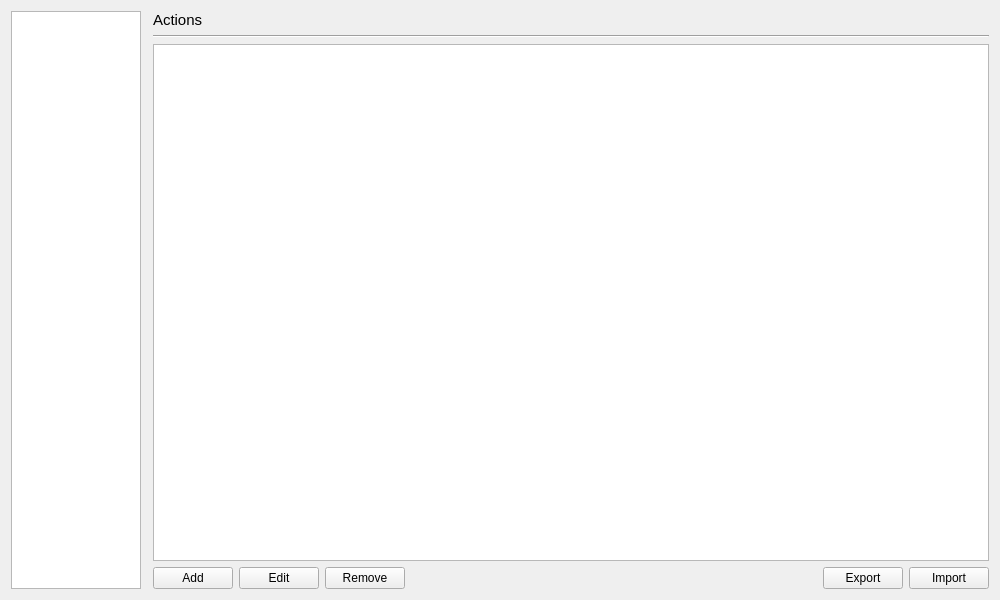
<?xml version="1.0" encoding="UTF-8"?>
<ui version="4.0">
 <class>WindowMain</class>
 <widget class="QMainWindow" name="WindowMain">
  <property name="geometry">
   <rect>
    <x>0</x>
    <y>0</y>
    <width>1000</width>
    <height>600</height>
   </rect>
  </property>
  <property name="windowTitle">
   <string>WindowMain</string>
  </property>
  <widget class="QWidget" name="centralWidget">
   <layout class="QHBoxLayout" name="horizontalLayout_4">
    <property name="spacing">
     <number>12</number>
    </property>
    <item>
     <widget class="QListView" name="mainMenu">
      <property name="sizePolicy">
       <sizepolicy hsizetype="Fixed" vsizetype="Expanding">
        <horstretch>0</horstretch>
        <verstretch>0</verstretch>
       </sizepolicy>
      </property>
      <property name="maximumSize">
       <size>
        <width>130</width>
        <height>16777215</height>
       </size>
      </property>
      <property name="editTriggers">
       <set>QAbstractItemView::NoEditTriggers</set>
      </property>
      <property name="iconSize">
       <size>
        <width>24</width>
        <height>24</height>
       </size>
      </property>
     </widget>
    </item>
    <item>
     <widget class="QStackedWidget" name="stackedContent">
      <property name="styleSheet">
       <string notr="true"/>
      </property>
      <property name="frameShape">
       <enum>QFrame::NoFrame</enum>
      </property>
      <property name="lineWidth">
       <number>1</number>
      </property>
      <property name="currentIndex">
       <number>1</number>
      </property>
      <widget class="QWidget" name="pageConnection">
       <layout class="QVBoxLayout" name="verticalLayout">
        <property name="leftMargin">
         <number>0</number>
        </property>
        <property name="topMargin">
         <number>0</number>
        </property>
        <property name="rightMargin">
         <number>0</number>
        </property>
        <property name="bottomMargin">
         <number>0</number>
        </property>
        <item>
         <widget class="QLabel" name="label_2">
          <property name="sizePolicy">
           <sizepolicy hsizetype="Expanding" vsizetype="Preferred">
            <horstretch>0</horstretch>
            <verstretch>0</verstretch>
           </sizepolicy>
          </property>
          <property name="font">
           <font>
            <pointsize>11</pointsize>
            <weight>50</weight>
            <bold>false</bold>
           </font>
          </property>
          <property name="text">
           <string>Connection</string>
          </property>
         </widget>
        </item>
        <item>
         <widget class="Line" name="line_2">
          <property name="orientation">
           <enum>Qt::Horizontal</enum>
          </property>
         </widget>
        </item>
        <item>
         <layout class="QHBoxLayout" name="horizontalLayout_5">
          <item>
           <widget class="QComboBox" name="comboBox">
            <property name="sizePolicy">
             <sizepolicy hsizetype="Fixed" vsizetype="Fixed">
              <horstretch>0</horstretch>
              <verstretch>0</verstretch>
             </sizepolicy>
            </property>
            <property name="minimumSize">
             <size>
              <width>100</width>
              <height>0</height>
             </size>
            </property>
            <item>
             <property name="text">
              <string>Port</string>
             </property>
            </item>
           </widget>
          </item>
          <item>
           <widget class="QComboBox" name="comboBox_2">
            <property name="sizePolicy">
             <sizepolicy hsizetype="Fixed" vsizetype="Fixed">
              <horstretch>0</horstretch>
              <verstretch>0</verstretch>
             </sizepolicy>
            </property>
            <item>
             <property name="text">
              <string>Baud</string>
             </property>
            </item>
           </widget>
          </item>
          <item>
           <widget class="QPushButton" name="pushButton">
            <property name="sizePolicy">
             <sizepolicy hsizetype="Fixed" vsizetype="Fixed">
              <horstretch>0</horstretch>
              <verstretch>0</verstretch>
             </sizepolicy>
            </property>
            <property name="text">
             <string>Connect</string>
            </property>
           </widget>
          </item>
          <item>
           <spacer name="horizontalSpacer_2">
            <property name="orientation">
             <enum>Qt::Horizontal</enum>
            </property>
            <property name="sizeHint" stdset="0">
             <size>
              <width>40</width>
              <height>20</height>
             </size>
            </property>
           </spacer>
          </item>
         </layout>
        </item>
        <item>
         <spacer name="verticalSpacer">
          <property name="orientation">
           <enum>Qt::Vertical</enum>
          </property>
          <property name="sizeHint" stdset="0">
           <size>
            <width>20</width>
            <height>40</height>
           </size>
          </property>
         </spacer>
        </item>
       </layout>
      </widget>
      <widget class="QWidget" name="pageActions">
       <layout class="QVBoxLayout" name="verticalLayout_2">
        <property name="leftMargin">
         <number>0</number>
        </property>
        <property name="topMargin">
         <number>0</number>
        </property>
        <property name="rightMargin">
         <number>0</number>
        </property>
        <property name="bottomMargin">
         <number>0</number>
        </property>
        <item>
         <widget class="QLabel" name="label">
          <property name="sizePolicy">
           <sizepolicy hsizetype="Expanding" vsizetype="Preferred">
            <horstretch>0</horstretch>
            <verstretch>0</verstretch>
           </sizepolicy>
          </property>
          <property name="font">
           <font>
            <pointsize>11</pointsize>
            <weight>50</weight>
            <bold>false</bold>
           </font>
          </property>
          <property name="text">
           <string>Actions</string>
          </property>
         </widget>
        </item>
        <item>
         <widget class="Line" name="line">
          <property name="orientation">
           <enum>Qt::Horizontal</enum>
          </property>
         </widget>
        </item>
        <item>
         <widget class="QTableView" name="tableActions">
          <property name="editTriggers">
           <set>QAbstractItemView::NoEditTriggers</set>
          </property>
          <property name="selectionBehavior">
           <enum>QAbstractItemView::SelectRows</enum>
          </property>
          <property name="showGrid">
           <bool>false</bool>
          </property>
          <attribute name="horizontalHeaderVisible">
           <bool>true</bool>
          </attribute>
          <attribute name="horizontalHeaderCascadingSectionResizes">
           <bool>false</bool>
          </attribute>
          <attribute name="horizontalHeaderHighlightSections">
           <bool>false</bool>
          </attribute>
          <attribute name="horizontalHeaderMinimumSectionSize">
           <number>30</number>
          </attribute>
          <attribute name="horizontalHeaderStretchLastSection">
           <bool>true</bool>
          </attribute>
          <attribute name="verticalHeaderVisible">
           <bool>false</bool>
          </attribute>
          <attribute name="verticalHeaderDefaultSectionSize">
           <number>22</number>
          </attribute>
         </widget>
        </item>
        <item>
         <layout class="QHBoxLayout" name="horizontalLayout_3">
          <item>
           <widget class="QPushButton" name="buttonAdd">
            <property name="text">
             <string>Add</string>
            </property>
           </widget>
          </item>
          <item>
           <widget class="QPushButton" name="buttonEdit">
            <property name="text">
             <string>Edit</string>
            </property>
           </widget>
          </item>
          <item>
           <widget class="QPushButton" name="buttonRemove">
            <property name="sizePolicy">
             <sizepolicy hsizetype="Fixed" vsizetype="Fixed">
              <horstretch>0</horstretch>
              <verstretch>0</verstretch>
             </sizepolicy>
            </property>
            <property name="text">
             <string>Remove</string>
            </property>
           </widget>
          </item>
          <item>
           <spacer name="horizontalSpacer">
            <property name="orientation">
             <enum>Qt::Horizontal</enum>
            </property>
            <property name="sizeHint" stdset="0">
             <size>
              <width>40</width>
              <height>20</height>
             </size>
            </property>
           </spacer>
          </item>
          <item>
           <widget class="QPushButton" name="buttonExport">
            <property name="text">
             <string>Export</string>
            </property>
           </widget>
          </item>
          <item>
           <widget class="QPushButton" name="buttonImport">
            <property name="text">
             <string>Import</string>
            </property>
           </widget>
          </item>
         </layout>
        </item>
       </layout>
      </widget>
      <widget class="QWidget" name="pageSniffer">
       <layout class="QVBoxLayout" name="verticalLayout_3">
        <property name="leftMargin">
         <number>0</number>
        </property>
        <property name="topMargin">
         <number>0</number>
        </property>
        <property name="rightMargin">
         <number>0</number>
        </property>
        <property name="bottomMargin">
         <number>0</number>
        </property>
        <item>
         <widget class="QLabel" name="label_3">
          <property name="sizePolicy">
           <sizepolicy hsizetype="Expanding" vsizetype="Preferred">
            <horstretch>0</horstretch>
            <verstretch>0</verstretch>
           </sizepolicy>
          </property>
          <property name="font">
           <font>
            <pointsize>11</pointsize>
            <weight>50</weight>
            <bold>false</bold>
           </font>
          </property>
          <property name="text">
           <string>Sniffer</string>
          </property>
         </widget>
        </item>
        <item>
         <widget class="Line" name="line_3">
          <property name="orientation">
           <enum>Qt::Horizontal</enum>
          </property>
         </widget>
        </item>
        <item>
         <widget class="QTableView" name="tableSniffer">
          <property name="editTriggers">
           <set>QAbstractItemView::NoEditTriggers</set>
          </property>
          <property name="selectionBehavior">
           <enum>QAbstractItemView::SelectRows</enum>
          </property>
          <property name="showGrid">
           <bool>false</bool>
          </property>
          <attribute name="horizontalHeaderHighlightSections">
           <bool>false</bool>
          </attribute>
          <attribute name="horizontalHeaderMinimumSectionSize">
           <number>30</number>
          </attribute>
          <attribute name="horizontalHeaderShowSortIndicator" stdset="0">
           <bool>false</bool>
          </attribute>
          <attribute name="horizontalHeaderStretchLastSection">
           <bool>true</bool>
          </attribute>
          <attribute name="verticalHeaderDefaultSectionSize">
           <number>22</number>
          </attribute>
         </widget>
        </item>
       </layout>
      </widget>
      <widget class="QWidget" name="pageDebug">
       <layout class="QVBoxLayout" name="verticalLayout_5">
        <property name="leftMargin">
         <number>0</number>
        </property>
        <property name="topMargin">
         <number>0</number>
        </property>
        <property name="rightMargin">
         <number>0</number>
        </property>
        <property name="bottomMargin">
         <number>0</number>
        </property>
        <item>
         <widget class="QLabel" name="label_5">
          <property name="sizePolicy">
           <sizepolicy hsizetype="Expanding" vsizetype="Preferred">
            <horstretch>0</horstretch>
            <verstretch>0</verstretch>
           </sizepolicy>
          </property>
          <property name="font">
           <font>
            <pointsize>11</pointsize>
            <weight>50</weight>
            <bold>false</bold>
           </font>
          </property>
          <property name="text">
           <string>Debug</string>
          </property>
         </widget>
        </item>
        <item>
         <widget class="Line" name="line_5">
          <property name="orientation">
           <enum>Qt::Horizontal</enum>
          </property>
         </widget>
        </item>
        <item>
         <spacer name="verticalSpacer_2">
          <property name="orientation">
           <enum>Qt::Vertical</enum>
          </property>
          <property name="sizeHint" stdset="0">
           <size>
            <width>20</width>
            <height>40</height>
           </size>
          </property>
         </spacer>
        </item>
       </layout>
      </widget>
      <widget class="QWidget" name="pageSettings">
       <layout class="QVBoxLayout" name="verticalLayout_4">
        <property name="leftMargin">
         <number>0</number>
        </property>
        <property name="topMargin">
         <number>0</number>
        </property>
        <property name="rightMargin">
         <number>0</number>
        </property>
        <property name="bottomMargin">
         <number>0</number>
        </property>
        <item>
         <widget class="QLabel" name="label_4">
          <property name="sizePolicy">
           <sizepolicy hsizetype="Expanding" vsizetype="Preferred">
            <horstretch>0</horstretch>
            <verstretch>0</verstretch>
           </sizepolicy>
          </property>
          <property name="font">
           <font>
            <pointsize>11</pointsize>
            <weight>50</weight>
            <bold>false</bold>
           </font>
          </property>
          <property name="text">
           <string>Settings</string>
          </property>
         </widget>
        </item>
        <item>
         <widget class="Line" name="line_4">
          <property name="orientation">
           <enum>Qt::Horizontal</enum>
          </property>
         </widget>
        </item>
        <item>
         <spacer name="verticalSpacer_3">
          <property name="orientation">
           <enum>Qt::Vertical</enum>
          </property>
          <property name="sizeHint" stdset="0">
           <size>
            <width>20</width>
            <height>505</height>
           </size>
          </property>
         </spacer>
        </item>
       </layout>
      </widget>
     </widget>
    </item>
   </layout>
  </widget>
 </widget>
 <layoutdefault spacing="6" margin="11"/>
 <resources/>
 <connections/>
</ui>
